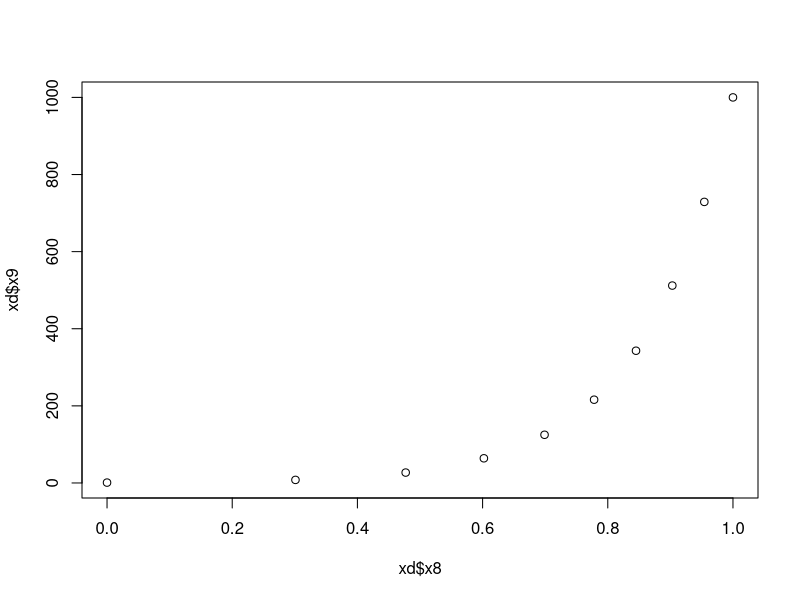

This chart was generated by the following R code:
## ---- chunk 1
knitr::opts_chunk$set(echo = TRUE)
## ---- chunk 2
xd <- data.frame(
  x1 = c("aa","bb","cc","dd","ee",
         "ff","gg","hh","ii","jj"),
  x2 = 1:10,
  x3 = c(1,1,1,1,1,2,2,2,3,3),
  x4 = rep(c(1,2), times = 5),
  x5 = rep(1:5, times = 2),
  x6 = rep(1:5, each = 2),
  x7 = seq(5, 50, by = 5),
  x8 = log10(1:10),
  x9 = (1:10)^3,
  x10 = c(T,T,T,F,F,T,T,F,F,F)
)
xd
## ---- chunk 3
plot(x = xd$x8, y = xd$x9)
